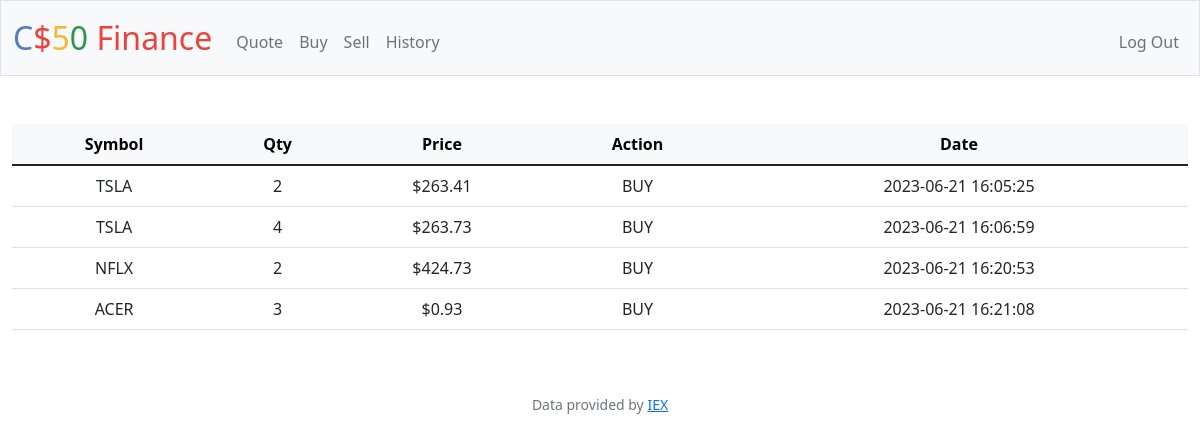
Page /history (signed in) on the committed database.
### tables this page shows
CREATE TABLE 'track' ('id' INTEGER PRIMARY KEY AUTOINCREMENT NOT NULL, 'user' INTEGER NOT NULL, 'qty' INTEGER NOT NULL, 'price' NUMERIC NOT NULL, 'symbol' TEXT NOT NULL, 'time'  DATETIME NOT NULL DEFAULT CURRENT_TIMESTAMP  ,'action' TEXT);

### app.py (the view)
@app.route("/history")
@login_required
def history():
    record = db.execute("SELECT * FROM track WHERE user=:id", id=session["user_id"])
    print(record)
    return render_template("/history.html", data=record)

### app.py (called while the page is built)
@app.after_request
def after_request(response):
    response.headers["Cache-Control"] = "no-cache, no-store, must-revalidate"
    response.headers["Expires"] = 0
    response.headers["Pragma"] = "no-cache"
    return response

### helpers.py (called while the page is built)
def login_required(f):
    @wraps(f)
    def decorated_function(*args, **kwargs):
        if session.get("user_id") is None:
            return redirect("/login")
        return f(*args, **kwargs)
    return decorated_function

def usd(value):
    return f"${value:,.2f}"

### templates/history.html (shortened to what this page needs)
{% extends "layout.html" %}
{% block main %}
    <table class="table" style="width:100%">
        <thead class="table-light">
        <tr>
            <th>Symbol</th>
            <th>Qty</th>
            <th>Price</th>
            <th>Action</th>
            <th>Date</th>
        </tr>
        </thead>
        <tbody>
        {% for i in data %}
        <tr>
            <td>{{ i["symbol"] }}</td>
            <td>{{ i["qty"] }}</td>
            <td>{{ i["price"] | usd }}</td>
            <td>{{ i["action"] }}</td>
            <td>{{ i["time"] }}</td>
        </tr>
        {% endfor %}
        </tbody>
    </table>
{% endblock %}

### rows in the picture
track: symbol "TSLA", qty "2", price "$263.41", action "BUY", time "2023-06-21 16:05:25"
track: symbol "TSLA", qty "4", price "$263.73", action "BUY", time "2023-06-21 16:06:59"
track: symbol "NFLX", qty "2", price "$424.73", action "BUY", time "2023-06-21 16:20:53"
track: symbol "ACER", qty "3", price "$0.93", action "BUY", time "2023-06-21 16:21:08"
